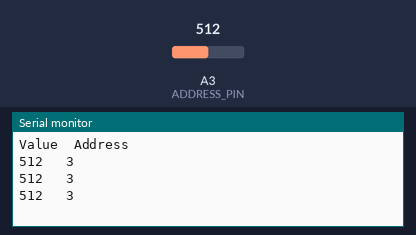
Simulated run of this sketch. Board: Arduino Uno, built with avr-gcc and run on an emulated ATmega328P. Shown: the last lines printed to the serial monitor. The inputs (shaded band) are chosen by the test bench; at power-on: A3 (ADDRESS_PIN) = 512.

Above: at 1.3 s.
1.4 s: A3 (ADDRESS_PIN) set to 716
At 1.9 s:
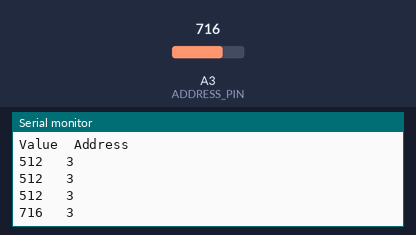
2.9 s: A3 (ADDRESS_PIN) set to 900
At 3.4 s:
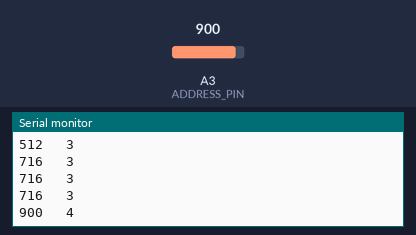
Timing chart, 0 to 5.9 s (numbered marks = the images above; inputs shaded):
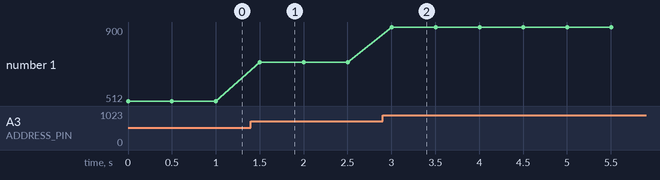

Measured:
- after the input at 1.4 s, the serial monitor: prints a new line after 0.10 s (image 1)
- after the input at 2.9 s, the serial monitor: prints a new line after 0.10 s (image 2)
- plotted number 1: 512 → 716 after the input at 1.4 s, 716 → 900 after the input at 2.9 s

The sketch:

address_test.ino
```cpp
#define ADDRESS_PIN A3

void setup() {
  Serial.begin(112500);
  pinMode(ADDRESS_PIN, INPUT_PULLUP);
  Serial.println("Value  Address");
}

void loop() {
  int value = analogRead(ADDRESS_PIN);
  Serial.print(value, DEC);
  Serial.print("   ");
  Serial.println(value / 256 + 1, DEC);
  delay(500);
}
```
